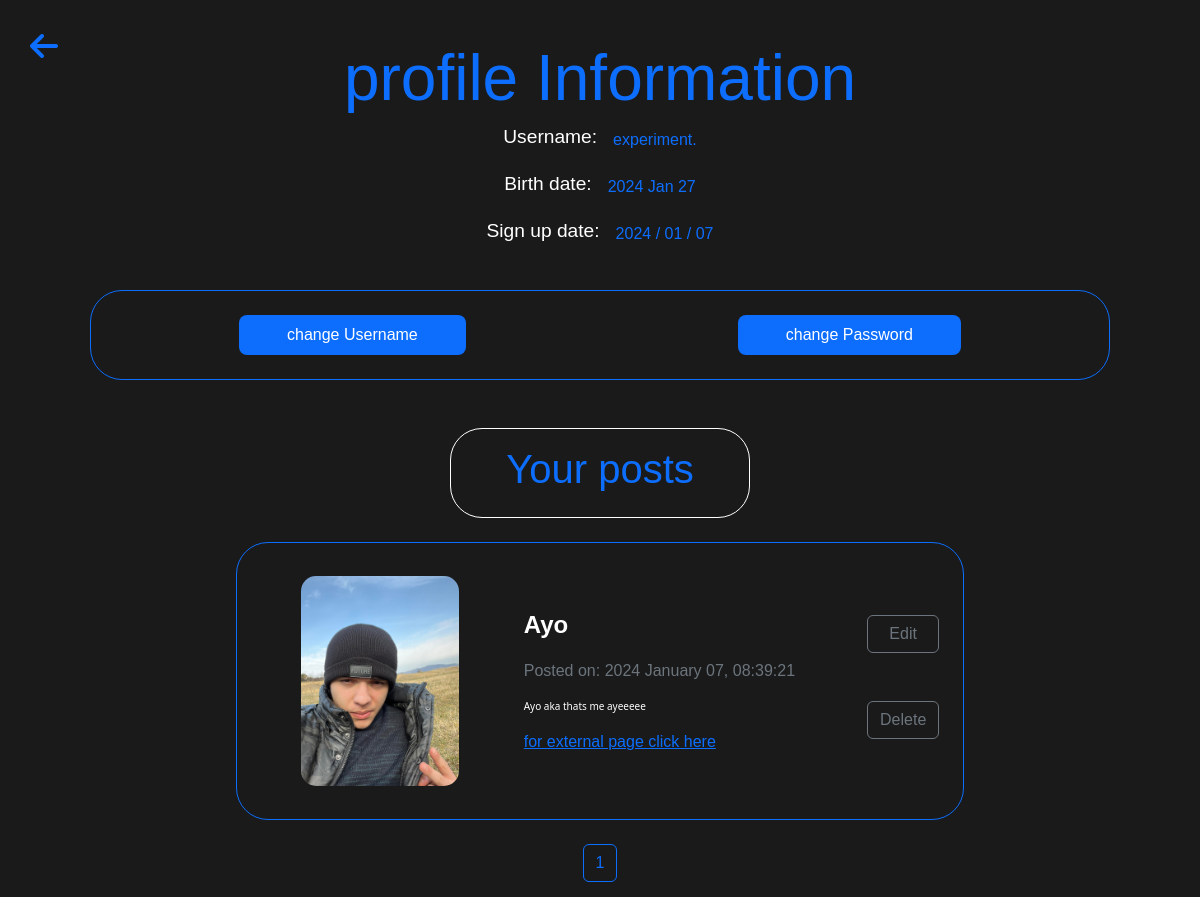
The page /profile/1 (signed in) on the database as committed earlier.
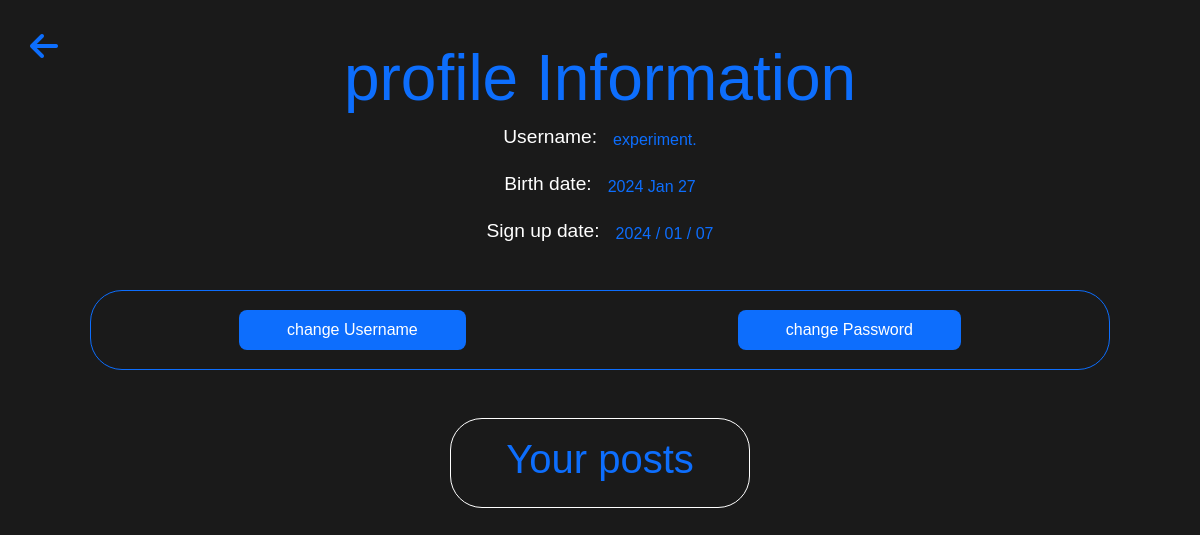
The same page on the database as committed later.
### models.py (models this page shows, shortened)
class BaseModel:
  def create(self):
    db.session.add(self)
    db.session.commit()

class UserModel(db.Model, BaseModel, UserMixin):
  id = db.Column(db.Integer, primary_key=True)
  username = db.Column(db.String(10), nullable=False)
  password = db.Column(db.String(20), nullable=False)
  birthDate = db.Column(db.DateTime(), default=datetime.utcnow())
  signUpDate = db.Column(db.DateTime(), default=datetime.utcnow())
  role = db.Column(db.String())

class PostModel(db.Model, BaseModel):
  id = db.Column(db.Integer, primary_key=True)
  image = db.Column(db.String, nullable=False)
  title = db.Column(db.String(25), nullable=False)
  description = db.Column(db.String(75), nullable=False)
  date = db.Column(db.DateTime, default=datetime.utcnow())
  user_id = db.Column(db.Integer, db.ForeignKey('user_model.id'), nullable=False)
  user = db.relationship('UserModel', backref='post', lazy=True)

### routes.py (the view)
@app.route('/profile/<int:page_id>', methods=['GET', 'POST'])
@login_required
def profile_information(page_id):
   all_posted_information = PostModel.query.filter_by(user_id=current_user.id).paginate(per_page=5, page=page_id)
   user_information = UserModel.query.all()
   return render_template('profile.html', all_posted_information=all_posted_information, user_information=user_information)

### models.py (called while the page is built)
@login_manager.user_loader
def load_user(user_id):
  return UserModel.query.get(user_id)

### templates/profile.html (shortened to what this page needs)
<!DOCTYPE html>
<html lang="en">
<head>
    <link rel="stylesheet" href="/static/css/profile.css">
    <link href="https://cdn.jsdelivr.net/npm/bootstrap@5.3.2/dist/css/bootstrap.min.css" rel="stylesheet">
</head>
<body class="w-100">
   <div class="mb-3">
     <a href="/1">
      <i class="fa-sharp fa-solid fa-arrow-left text-primary fs-2"></i>
     </a>
    </div>
    <div class="profile__information d-flex align-items-center flex-column p-4">
      <h1 class="display-3 text-primary">profile Information</h1>
      <div class="mb-3 d-flex align-items-center gap-3" user_info>
        <h1>Username:</h1>
        <span>{{ current_user.username }}.</span>
      </div>
      <div class="mb-3 d-flex align-items-center gap-3" user_info>
        <h1>Birth date:</h1>
        <span>{{ current_user.birthDate.strftime('%Y %b %d') }}</span>
      </div>
      <div class="mb-3 d-flex align-items-center gap-3" user_info>
        <h1>Sign up date:</h1>
        <span>{{ current_user.signUpDate.strftime('%Y / %m / %d') }}</span>
      </div>
    </div>
    <div class="change__SignUp--information container-fluid border border-1 border-primary rounded-5 d-flex justify-content-around align-items-center mb-5">
      <a href="{{ url_for('edit_profile_username', information_id=current_user.id) }}">
        <button class="border-0 rounded-3 bg-primary text-white p-2 px-5">change Username</button>
      </a>
      <a href="{{ url_for('edit_profile_password', information_id=current_user.id) }}">
        <button class="border-0 rounded-3 bg-primary text-white p-2 px-5">change Password</button>
      </a>
    </div>
    <div class="Your_posts border border-1 rounded-5 w-25 border-white" style="margin-inline: auto;">
      <h1 class="p-3 text-primary text-center">Your posts</h1>
    </div>
  <div class="container-fluid flex-column d-flex justify-content-center">
    {% include 'profile__article.html' %}
  </div>
</body>
</html>

### templates/profile__article.html
{% block content %}
{% for info in all_posted_information %}
<section class="d-flex all__posts--section gap-4 my-4 border border-1 border-primary rounded-5 footer p-4">
  <div class="col-img img-fluid d-flex justify-content-center align-items-center" style="width: 239px;">
    <img src="/static/img/{{ info.image }}" alt="image" class="img-fluid" style="max-width: 170px; max-height: 210px; border-radius: 15px;">
  </div>
  <div class="col-text d-flex justify-content-center flex-column">
    <p class="fw-bold fs-4 article__title">{{ info.title }}</p>
    <p class="text-secondary relase__date">Posted on: {{ info.date.strftime('%Y %B %d, %H:%M:%S ')  }} </p>
    <p class="description__text">
      {{ info.description }}
    </p>
    <a href="/post/{{ info.id }}" class="more__info">
      for external page click here
    </a>
  </div>
  {% for user in user_information %}
    {% if current_user.username == user.username %}
      <div class="additional_section my-5 gap-5 ms-5">
        <a href="{{ url_for('edit_info', information_id=info.id) }}" class="btn btn-outline-secondary">Edit</a>
        <a href="{{ url_for('delete', id=info.id) }}" class="btn btn-outline-secondary mb-2" role="button">Delete</a>
      </div>
    {% endif %}
  {% endfor %}
</section>
{% endfor %}
<nav aria-label="Profile pagination" style="margin-inline: auto !important;">
  <ul class="pagination">
    {% for page in all_posted_information.iter_pages() %}
    <li class="page-item"><a class="page-link text-primary border border-primary" style="background: #1a1a1a !important;" href="/profile/{{ page }}">{{ page }}</a></li>
    {% endfor %}
  </ul>
</nav>
{% endblock %}

### static/css/profile.css (style rules this page uses)
body { background-color: #1a1a1a !important; color: #ffffff !important; font-family: 'Arial', sans-serif !important; margin: 0 !important; padding: 0 !important; box-sizing: border-box !important; }
.fa-arrow-left { position: absolute; left: 30px; top: 30px; }
span { color: rgb(13,110,253); font-size: larger; }
.change__SignUp--information { margin-inline: auto !important; width: 85% !important; height: 10cqb; }
.change__SignUp--information > a > button { transition: opacity 0.3s, border-color 0.3s; }
@media screen and (max-width: 1280px) { [user_info] > h1 { font-size: 1.2rem; } }
@media screen and (max-width: 1280px) { [user_info] > span { font-size: 1rem; } }

Rows that differ between the two databases and show on the page:
removed PostModel: image (picture), title "Ayo", date "2024 January 07, 08:39:21", description "Ayo aka thats me ayeeeee"
Other text that changed with them:
list line gone: "1"
